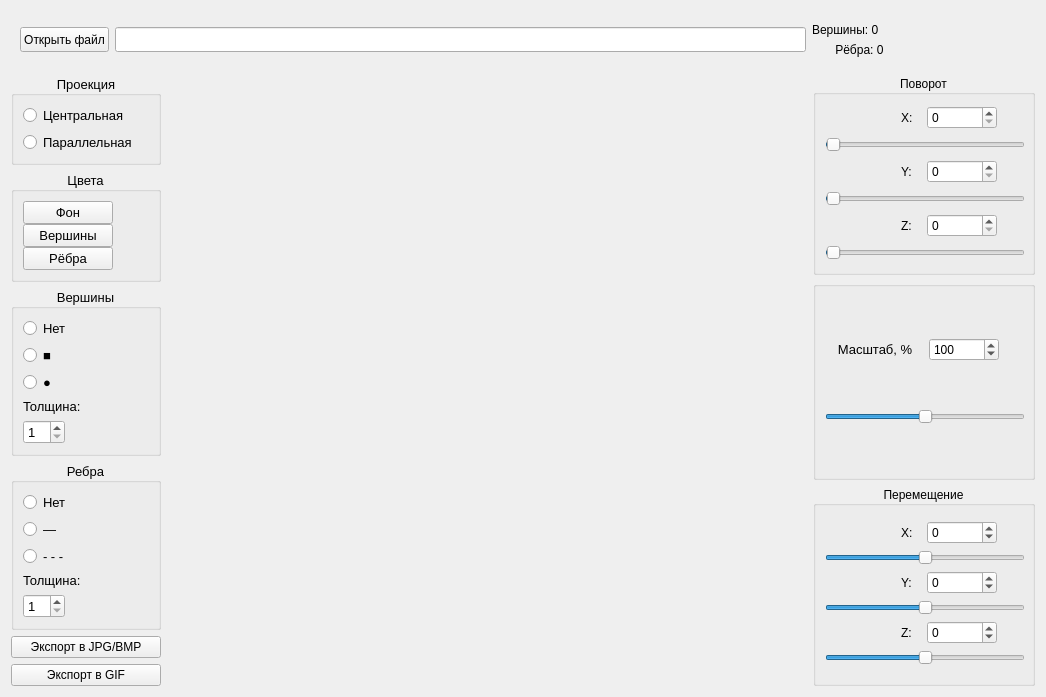
<?xml version="1.0" encoding="UTF-8"?>
<ui version="4.0">
 <class>Widget</class>
 <widget class="QWidget" name="Widget">
  <property name="geometry">
   <rect>
    <x>0</x>
    <y>0</y>
    <width>1046</width>
    <height>686</height>
   </rect>
  </property>
  <property name="mouseTracking">
   <bool>false</bool>
  </property>
  <property name="windowTitle">
   <string>S21_3D_Viewer</string>
  </property>
  <layout class="QGridLayout" name="gridLayout_2" columnminimumwidth="150,0,0">
   <property name="sizeConstraint">
    <enum>QLayout::SetMinAndMaxSize</enum>
   </property>
   <item row="3" column="1">
    <widget class="MyOglWidget" name="widget" native="true">
     <property name="minimumSize">
      <size>
       <width>640</width>
       <height>480</height>
      </size>
     </property>
     <property name="cursor">
      <cursorShape>OpenHandCursor</cursorShape>
     </property>
     <property name="mouseTracking">
      <bool>false</bool>
     </property>
    </widget>
   </item>
   <item row="0" column="0" colspan="3">
    <widget class="QFrame" name="gridLayout_3">
     <property name="sizePolicy">
      <sizepolicy hsizetype="Preferred" vsizetype="Fixed">
       <horstretch>0</horstretch>
       <verstretch>0</verstretch>
      </sizepolicy>
     </property>
     <property name="minimumSize">
      <size>
       <width>0</width>
       <height>42</height>
      </size>
     </property>
     <property name="maximumSize">
      <size>
       <width>16777215</width>
       <height>42</height>
      </size>
     </property>
     <layout class="QGridLayout" name="gridLayout">
      <property name="sizeConstraint">
       <enum>QLayout::SetMinAndMaxSize</enum>
      </property>
      <property name="rightMargin">
       <number>1</number>
      </property>
      <property name="verticalSpacing">
       <number>0</number>
      </property>
      <item row="0" column="0" rowspan="2">
       <widget class="QPushButton" name="Load_file">
        <property name="minimumSize">
         <size>
          <width>0</width>
          <height>25</height>
         </size>
        </property>
        <property name="maximumSize">
         <size>
          <width>16777215</width>
          <height>25</height>
         </size>
        </property>
        <property name="sizeIncrement">
         <size>
          <width>0</width>
          <height>0</height>
         </size>
        </property>
        <property name="text">
         <string>Открыть файл</string>
        </property>
       </widget>
      </item>
      <item row="0" column="1" rowspan="2">
       <widget class="QLineEdit" name="filePathEdit">
        <property name="minimumSize">
         <size>
          <width>0</width>
          <height>25</height>
         </size>
        </property>
        <property name="maximumSize">
         <size>
          <width>16777215</width>
          <height>25</height>
         </size>
        </property>
       </widget>
      </item>
      <item row="0" column="2">
       <widget class="QLabel" name="vertexes_count">
        <property name="minimumSize">
         <size>
          <width>222</width>
          <height>20</height>
         </size>
        </property>
        <property name="maximumSize">
         <size>
          <width>222</width>
          <height>20</height>
         </size>
        </property>
        <property name="text">
         <string>Вершины: 0</string>
        </property>
        <property name="alignment">
         <set>Qt::AlignLeading|Qt::AlignLeft|Qt::AlignVCenter</set>
        </property>
       </widget>
      </item>
      <item row="1" column="2">
       <widget class="QLabel" name="facets_count">
        <property name="minimumSize">
         <size>
          <width>222</width>
          <height>20</height>
         </size>
        </property>
        <property name="maximumSize">
         <size>
          <width>222</width>
          <height>20</height>
         </size>
        </property>
        <property name="text">
         <string>       Рёбра: 0</string>
        </property>
        <property name="alignment">
         <set>Qt::AlignLeading|Qt::AlignLeft|Qt::AlignVCenter</set>
        </property>
       </widget>
      </item>
     </layout>
    </widget>
   </item>
   <item row="3" column="2">
    <layout class="QVBoxLayout" name="verticalLayout_2">
     <property name="sizeConstraint">
      <enum>QLayout::SetMaximumSize</enum>
     </property>
     <item>
      <widget class="QGroupBox" name="Rotation_2">
       <property name="minimumSize">
        <size>
         <width>222</width>
         <height>0</height>
        </size>
       </property>
       <property name="maximumSize">
        <size>
         <width>222</width>
         <height>16777215</height>
        </size>
       </property>
       <property name="title">
        <string>Поворот</string>
       </property>
       <property name="alignment">
        <set>Qt::AlignCenter</set>
       </property>
       <layout class="QGridLayout" name="Rotation">
        <item row="6" column="0" colspan="2">
         <widget class="QSlider" name="rotation_slider_Y">
          <property name="sizePolicy">
           <sizepolicy hsizetype="Preferred" vsizetype="Fixed">
            <horstretch>0</horstretch>
            <verstretch>0</verstretch>
           </sizepolicy>
          </property>
          <property name="minimumSize">
           <size>
            <width>200</width>
            <height>0</height>
           </size>
          </property>
          <property name="maximumSize">
           <size>
            <width>200</width>
            <height>16777215</height>
           </size>
          </property>
          <property name="minimum">
           <number>-1</number>
          </property>
          <property name="maximum">
           <number>360</number>
          </property>
          <property name="orientation">
           <enum>Qt::Horizontal</enum>
          </property>
         </widget>
        </item>
        <item row="9" column="0" colspan="2">
         <widget class="QSlider" name="rotation_slider_Z">
          <property name="sizePolicy">
           <sizepolicy hsizetype="Preferred" vsizetype="Fixed">
            <horstretch>0</horstretch>
            <verstretch>0</verstretch>
           </sizepolicy>
          </property>
          <property name="minimumSize">
           <size>
            <width>200</width>
            <height>0</height>
           </size>
          </property>
          <property name="maximumSize">
           <size>
            <width>200</width>
            <height>16777215</height>
           </size>
          </property>
          <property name="minimum">
           <number>-1</number>
          </property>
          <property name="maximum">
           <number>360</number>
          </property>
          <property name="orientation">
           <enum>Qt::Horizontal</enum>
          </property>
         </widget>
        </item>
        <item row="1" column="1" alignment="Qt::AlignLeft">
         <widget class="QSpinBox" name="rotation_X">
          <property name="sizePolicy">
           <sizepolicy hsizetype="Minimum" vsizetype="Fixed">
            <horstretch>0</horstretch>
            <verstretch>0</verstretch>
           </sizepolicy>
          </property>
          <property name="minimumSize">
           <size>
            <width>70</width>
            <height>0</height>
           </size>
          </property>
          <property name="maximumSize">
           <size>
            <width>70</width>
            <height>16777215</height>
           </size>
          </property>
          <property name="maximum">
           <number>360</number>
          </property>
         </widget>
        </item>
        <item row="8" column="0" alignment="Qt::AlignRight">
         <widget class="QLabel" name="Z_r">
          <property name="minimumSize">
           <size>
            <width>20</width>
            <height>0</height>
           </size>
          </property>
          <property name="maximumSize">
           <size>
            <width>20</width>
            <height>16777215</height>
           </size>
          </property>
          <property name="text">
           <string>Z:</string>
          </property>
         </widget>
        </item>
        <item row="3" column="0" colspan="2">
         <widget class="QSlider" name="rotation_slider_X">
          <property name="sizePolicy">
           <sizepolicy hsizetype="Preferred" vsizetype="Fixed">
            <horstretch>0</horstretch>
            <verstretch>0</verstretch>
           </sizepolicy>
          </property>
          <property name="minimumSize">
           <size>
            <width>200</width>
            <height>0</height>
           </size>
          </property>
          <property name="maximumSize">
           <size>
            <width>200</width>
            <height>16777215</height>
           </size>
          </property>
          <property name="minimum">
           <number>-1</number>
          </property>
          <property name="maximum">
           <number>360</number>
          </property>
          <property name="orientation">
           <enum>Qt::Horizontal</enum>
          </property>
         </widget>
        </item>
        <item row="8" column="1" alignment="Qt::AlignLeft">
         <widget class="QSpinBox" name="rotation_Z">
          <property name="minimumSize">
           <size>
            <width>70</width>
            <height>0</height>
           </size>
          </property>
          <property name="maximumSize">
           <size>
            <width>70</width>
            <height>16777215</height>
           </size>
          </property>
          <property name="maximum">
           <number>360</number>
          </property>
         </widget>
        </item>
        <item row="5" column="0" alignment="Qt::AlignRight">
         <widget class="QLabel" name="Y_r">
          <property name="minimumSize">
           <size>
            <width>20</width>
            <height>0</height>
           </size>
          </property>
          <property name="maximumSize">
           <size>
            <width>20</width>
            <height>16777215</height>
           </size>
          </property>
          <property name="text">
           <string>Y:</string>
          </property>
         </widget>
        </item>
        <item row="1" column="0" alignment="Qt::AlignRight">
         <widget class="QLabel" name="X_r">
          <property name="minimumSize">
           <size>
            <width>20</width>
            <height>0</height>
           </size>
          </property>
          <property name="maximumSize">
           <size>
            <width>20</width>
            <height>16777215</height>
           </size>
          </property>
          <property name="text">
           <string>X:</string>
          </property>
         </widget>
        </item>
        <item row="5" column="1" alignment="Qt::AlignLeft">
         <widget class="QSpinBox" name="rotation_Y">
          <property name="minimumSize">
           <size>
            <width>70</width>
            <height>0</height>
           </size>
          </property>
          <property name="maximumSize">
           <size>
            <width>70</width>
            <height>16777215</height>
           </size>
          </property>
          <property name="maximum">
           <number>360</number>
          </property>
         </widget>
        </item>
       </layout>
      </widget>
     </item>
     <item>
      <widget class="QGroupBox" name="Scale_2">
       <property name="minimumSize">
        <size>
         <width>222</width>
         <height>0</height>
        </size>
       </property>
       <property name="maximumSize">
        <size>
         <width>222</width>
         <height>16777215</height>
        </size>
       </property>
       <layout class="QGridLayout" name="Scale">
        <item row="2" column="0" colspan="2">
         <widget class="QSlider" name="scale_slider">
          <property name="sizePolicy">
           <sizepolicy hsizetype="Preferred" vsizetype="Fixed">
            <horstretch>0</horstretch>
            <verstretch>0</verstretch>
           </sizepolicy>
          </property>
          <property name="minimumSize">
           <size>
            <width>200</width>
            <height>0</height>
           </size>
          </property>
          <property name="maximumSize">
           <size>
            <width>200</width>
            <height>16777215</height>
           </size>
          </property>
          <property name="minimum">
           <number>-100</number>
          </property>
          <property name="maximum">
           <number>100</number>
          </property>
          <property name="value">
           <number>0</number>
          </property>
          <property name="orientation">
           <enum>Qt::Horizontal</enum>
          </property>
         </widget>
        </item>
        <item row="0" column="0" alignment="Qt::AlignRight">
         <widget class="QLabel" name="scale_lbl">
          <property name="enabled">
           <bool>true</bool>
          </property>
          <property name="minimumSize">
           <size>
            <width>100</width>
            <height>0</height>
           </size>
          </property>
          <property name="maximumSize">
           <size>
            <width>100</width>
            <height>30</height>
           </size>
          </property>
          <property name="font">
           <font>
            <pointsize>10</pointsize>
           </font>
          </property>
          <property name="layoutDirection">
           <enum>Qt::LeftToRight</enum>
          </property>
          <property name="lineWidth">
           <number>1</number>
          </property>
          <property name="text">
           <string>Масштаб, %</string>
          </property>
          <property name="alignment">
           <set>Qt::AlignCenter</set>
          </property>
          <property name="margin">
           <number>2</number>
          </property>
         </widget>
        </item>
        <item row="0" column="1" alignment="Qt::AlignLeft">
         <widget class="QSpinBox" name="scale">
          <property name="minimumSize">
           <size>
            <width>70</width>
            <height>0</height>
           </size>
          </property>
          <property name="maximumSize">
           <size>
            <width>70</width>
            <height>16777215</height>
           </size>
          </property>
          <property name="minimum">
           <number>1</number>
          </property>
          <property name="maximum">
           <number>10000</number>
          </property>
          <property name="value">
           <number>100</number>
          </property>
         </widget>
        </item>
       </layout>
      </widget>
     </item>
     <item>
      <widget class="QGroupBox" name="Translation_2">
       <property name="minimumSize">
        <size>
         <width>222</width>
         <height>0</height>
        </size>
       </property>
       <property name="maximumSize">
        <size>
         <width>222</width>
         <height>16777215</height>
        </size>
       </property>
       <property name="title">
        <string>Перемещение</string>
       </property>
       <property name="alignment">
        <set>Qt::AlignCenter</set>
       </property>
       <layout class="QGridLayout" name="Translation">
        <property name="verticalSpacing">
         <number>0</number>
        </property>
        <item row="4" column="0" colspan="2">
         <widget class="QSlider" name="move_slider_Y">
          <property name="minimumSize">
           <size>
            <width>200</width>
            <height>0</height>
           </size>
          </property>
          <property name="maximumSize">
           <size>
            <width>200</width>
            <height>16777215</height>
           </size>
          </property>
          <property name="minimum">
           <number>-100</number>
          </property>
          <property name="maximum">
           <number>100</number>
          </property>
          <property name="orientation">
           <enum>Qt::Horizontal</enum>
          </property>
         </widget>
        </item>
        <item row="2" column="0" colspan="2">
         <widget class="QSlider" name="move_slider_X">
          <property name="minimumSize">
           <size>
            <width>200</width>
            <height>0</height>
           </size>
          </property>
          <property name="maximumSize">
           <size>
            <width>200</width>
            <height>16777215</height>
           </size>
          </property>
          <property name="minimum">
           <number>-100</number>
          </property>
          <property name="maximum">
           <number>100</number>
          </property>
          <property name="orientation">
           <enum>Qt::Horizontal</enum>
          </property>
         </widget>
        </item>
        <item row="6" column="0" colspan="2">
         <widget class="QSlider" name="move_slider_Z">
          <property name="minimumSize">
           <size>
            <width>200</width>
            <height>0</height>
           </size>
          </property>
          <property name="maximumSize">
           <size>
            <width>200</width>
            <height>16777215</height>
           </size>
          </property>
          <property name="minimum">
           <number>-100</number>
          </property>
          <property name="maximum">
           <number>100</number>
          </property>
          <property name="orientation">
           <enum>Qt::Horizontal</enum>
          </property>
         </widget>
        </item>
        <item row="3" column="0" alignment="Qt::AlignRight">
         <widget class="QLabel" name="Y_m">
          <property name="minimumSize">
           <size>
            <width>20</width>
            <height>0</height>
           </size>
          </property>
          <property name="maximumSize">
           <size>
            <width>20</width>
            <height>16777215</height>
           </size>
          </property>
          <property name="text">
           <string>Y:</string>
          </property>
         </widget>
        </item>
        <item row="3" column="1" alignment="Qt::AlignLeft">
         <widget class="QSpinBox" name="move_Y">
          <property name="minimumSize">
           <size>
            <width>70</width>
            <height>0</height>
           </size>
          </property>
          <property name="maximumSize">
           <size>
            <width>70</width>
            <height>16777215</height>
           </size>
          </property>
          <property name="sizeIncrement">
           <size>
            <width>0</width>
            <height>0</height>
           </size>
          </property>
          <property name="minimum">
           <number>-100</number>
          </property>
          <property name="maximum">
           <number>100</number>
          </property>
         </widget>
        </item>
        <item row="1" column="0" alignment="Qt::AlignRight">
         <widget class="QLabel" name="X_m">
          <property name="minimumSize">
           <size>
            <width>20</width>
            <height>0</height>
           </size>
          </property>
          <property name="maximumSize">
           <size>
            <width>20</width>
            <height>16777215</height>
           </size>
          </property>
          <property name="text">
           <string>X:</string>
          </property>
         </widget>
        </item>
        <item row="5" column="1" alignment="Qt::AlignLeft">
         <widget class="QSpinBox" name="move_Z">
          <property name="minimumSize">
           <size>
            <width>70</width>
            <height>0</height>
           </size>
          </property>
          <property name="maximumSize">
           <size>
            <width>70</width>
            <height>16777215</height>
           </size>
          </property>
          <property name="minimum">
           <number>-100</number>
          </property>
          <property name="maximum">
           <number>100</number>
          </property>
         </widget>
        </item>
        <item row="5" column="0" alignment="Qt::AlignRight">
         <widget class="QLabel" name="Z_m">
          <property name="minimumSize">
           <size>
            <width>20</width>
            <height>0</height>
           </size>
          </property>
          <property name="maximumSize">
           <size>
            <width>20</width>
            <height>16777215</height>
           </size>
          </property>
          <property name="text">
           <string>Z:</string>
          </property>
         </widget>
        </item>
        <item row="1" column="1" alignment="Qt::AlignLeft">
         <widget class="QSpinBox" name="move_X">
          <property name="minimumSize">
           <size>
            <width>70</width>
            <height>0</height>
           </size>
          </property>
          <property name="maximumSize">
           <size>
            <width>70</width>
            <height>16777215</height>
           </size>
          </property>
          <property name="minimum">
           <number>-100</number>
          </property>
          <property name="maximum">
           <number>100</number>
          </property>
         </widget>
        </item>
       </layout>
      </widget>
     </item>
    </layout>
   </item>
   <item row="3" column="0">
    <layout class="QVBoxLayout" name="verticalLayout">
     <property name="sizeConstraint">
      <enum>QLayout::SetMaximumSize</enum>
     </property>
     <item>
      <widget class="QGroupBox" name="Projection_2">
       <property name="minimumSize">
        <size>
         <width>150</width>
         <height>0</height>
        </size>
       </property>
       <property name="maximumSize">
        <size>
         <width>150</width>
         <height>16777215</height>
        </size>
       </property>
       <property name="font">
        <font>
         <pointsize>10</pointsize>
        </font>
       </property>
       <property name="title">
        <string>Проекция</string>
       </property>
       <property name="alignment">
        <set>Qt::AlignCenter</set>
       </property>
       <layout class="QVBoxLayout" name="Projection">
        <item>
         <widget class="QRadioButton" name="central_projection">
          <property name="minimumSize">
           <size>
            <width>130</width>
            <height>0</height>
           </size>
          </property>
          <property name="maximumSize">
           <size>
            <width>130</width>
            <height>16777215</height>
           </size>
          </property>
          <property name="text">
           <string>Центральная</string>
          </property>
         </widget>
        </item>
        <item>
         <widget class="QRadioButton" name="parallel_projection">
          <property name="minimumSize">
           <size>
            <width>130</width>
            <height>0</height>
           </size>
          </property>
          <property name="maximumSize">
           <size>
            <width>130</width>
            <height>16777215</height>
           </size>
          </property>
          <property name="text">
           <string>Параллельная</string>
          </property>
         </widget>
        </item>
       </layout>
      </widget>
     </item>
     <item alignment="Qt::AlignVCenter">
      <widget class="QGroupBox" name="formLayout_2">
       <property name="sizePolicy">
        <sizepolicy hsizetype="Fixed" vsizetype="Fixed">
         <horstretch>0</horstretch>
         <verstretch>0</verstretch>
        </sizepolicy>
       </property>
       <property name="minimumSize">
        <size>
         <width>150</width>
         <height>0</height>
        </size>
       </property>
       <property name="maximumSize">
        <size>
         <width>150</width>
         <height>16777215</height>
        </size>
       </property>
       <property name="font">
        <font>
         <pointsize>10</pointsize>
        </font>
       </property>
       <property name="title">
        <string>Цвета</string>
       </property>
       <property name="alignment">
        <set>Qt::AlignCenter</set>
       </property>
       <layout class="QFormLayout" name="formLayout">
        <property name="horizontalSpacing">
         <number>3</number>
        </property>
        <property name="verticalSpacing">
         <number>0</number>
        </property>
        <item row="0" column="0">
         <layout class="QVBoxLayout" name="ColorButton">
          <property name="spacing">
           <number>0</number>
          </property>
          <property name="sizeConstraint">
           <enum>QLayout::SetFixedSize</enum>
          </property>
          <property name="rightMargin">
           <number>0</number>
          </property>
          <item alignment="Qt::AlignLeft|Qt::AlignVCenter">
           <widget class="QPushButton" name="bkg_color_but">
            <property name="sizePolicy">
             <sizepolicy hsizetype="Fixed" vsizetype="Fixed">
              <horstretch>0</horstretch>
              <verstretch>0</verstretch>
             </sizepolicy>
            </property>
            <property name="minimumSize">
             <size>
              <width>90</width>
              <height>0</height>
             </size>
            </property>
            <property name="maximumSize">
             <size>
              <width>90</width>
              <height>16777215</height>
             </size>
            </property>
            <property name="text">
             <string>Фон</string>
            </property>
            <property name="icon">
             <iconset theme="QIcon::ThemeIcon::VideoDisplay"/>
            </property>
           </widget>
          </item>
          <item alignment="Qt::AlignLeft|Qt::AlignVCenter">
           <widget class="QPushButton" name="vertex_color_but">
            <property name="sizePolicy">
             <sizepolicy hsizetype="Fixed" vsizetype="Fixed">
              <horstretch>0</horstretch>
              <verstretch>0</verstretch>
             </sizepolicy>
            </property>
            <property name="minimumSize">
             <size>
              <width>90</width>
              <height>0</height>
             </size>
            </property>
            <property name="maximumSize">
             <size>
              <width>90</width>
              <height>16777215</height>
             </size>
            </property>
            <property name="text">
             <string>Вершины</string>
            </property>
            <property name="icon">
             <iconset theme="QIcon::ThemeIcon::VideoDisplay"/>
            </property>
           </widget>
          </item>
          <item alignment="Qt::AlignLeft|Qt::AlignVCenter">
           <widget class="QPushButton" name="facet_color_but">
            <property name="sizePolicy">
             <sizepolicy hsizetype="Fixed" vsizetype="Fixed">
              <horstretch>0</horstretch>
              <verstretch>0</verstretch>
             </sizepolicy>
            </property>
            <property name="minimumSize">
             <size>
              <width>90</width>
              <height>0</height>
             </size>
            </property>
            <property name="maximumSize">
             <size>
              <width>90</width>
              <height>16777215</height>
             </size>
            </property>
            <property name="font">
             <font>
              <pointsize>10</pointsize>
              <bold>false</bold>
             </font>
            </property>
            <property name="autoFillBackground">
             <bool>false</bool>
            </property>
            <property name="text">
             <string>Рёбра</string>
            </property>
            <property name="icon">
             <iconset theme="QIcon::ThemeIcon::VideoDisplay"/>
            </property>
           </widget>
          </item>
         </layout>
        </item>
        <item row="0" column="1">
         <layout class="QVBoxLayout" name="Colors">
          <property name="spacing">
           <number>0</number>
          </property>
          <property name="sizeConstraint">
           <enum>QLayout::SetFixedSize</enum>
          </property>
          <property name="leftMargin">
           <number>0</number>
          </property>
          <item alignment="Qt::AlignRight|Qt::AlignVCenter">
           <widget class="QLabel" name="bkg_color">
            <property name="sizePolicy">
             <sizepolicy hsizetype="Fixed" vsizetype="Fixed">
              <horstretch>0</horstretch>
              <verstretch>0</verstretch>
             </sizepolicy>
            </property>
            <property name="minimumSize">
             <size>
              <width>37</width>
              <height>0</height>
             </size>
            </property>
            <property name="maximumSize">
             <size>
              <width>37</width>
              <height>16777215</height>
             </size>
            </property>
            <property name="lineWidth">
             <number>0</number>
            </property>
            <property name="text">
             <string/>
            </property>
           </widget>
          </item>
          <item alignment="Qt::AlignRight">
           <widget class="QLabel" name="vertex_color">
            <property name="sizePolicy">
             <sizepolicy hsizetype="Fixed" vsizetype="Fixed">
              <horstretch>0</horstretch>
              <verstretch>0</verstretch>
             </sizepolicy>
            </property>
            <property name="minimumSize">
             <size>
              <width>37</width>
              <height>0</height>
             </size>
            </property>
            <property name="maximumSize">
             <size>
              <width>37</width>
              <height>16777215</height>
             </size>
            </property>
            <property name="lineWidth">
             <number>0</number>
            </property>
            <property name="text">
             <string/>
            </property>
           </widget>
          </item>
          <item alignment="Qt::AlignRight|Qt::AlignVCenter">
           <widget class="QLabel" name="facet_color">
            <property name="sizePolicy">
             <sizepolicy hsizetype="Fixed" vsizetype="Fixed">
              <horstretch>0</horstretch>
              <verstretch>0</verstretch>
             </sizepolicy>
            </property>
            <property name="minimumSize">
             <size>
              <width>37</width>
              <height>0</height>
             </size>
            </property>
            <property name="maximumSize">
             <size>
              <width>37</width>
              <height>16777215</height>
             </size>
            </property>
            <property name="lineWidth">
             <number>0</number>
            </property>
            <property name="text">
             <string/>
            </property>
           </widget>
          </item>
         </layout>
        </item>
       </layout>
      </widget>
     </item>
     <item>
      <widget class="QGroupBox" name="Vertex_properties_2">
       <property name="minimumSize">
        <size>
         <width>150</width>
         <height>0</height>
        </size>
       </property>
       <property name="maximumSize">
        <size>
         <width>150</width>
         <height>16777215</height>
        </size>
       </property>
       <property name="font">
        <font>
         <pointsize>10</pointsize>
        </font>
       </property>
       <property name="title">
        <string>Вершины</string>
       </property>
       <property name="alignment">
        <set>Qt::AlignCenter</set>
       </property>
       <layout class="QVBoxLayout" name="Vertex_properties">
        <item>
         <widget class="QRadioButton" name="no_vertexes">
          <property name="minimumSize">
           <size>
            <width>60</width>
            <height>0</height>
           </size>
          </property>
          <property name="maximumSize">
           <size>
            <width>60</width>
            <height>16777215</height>
           </size>
          </property>
          <property name="text">
           <string>Нет</string>
          </property>
         </widget>
        </item>
        <item>
         <widget class="QRadioButton" name="square_vertexes">
          <property name="minimumSize">
           <size>
            <width>60</width>
            <height>0</height>
           </size>
          </property>
          <property name="maximumSize">
           <size>
            <width>60</width>
            <height>16777215</height>
           </size>
          </property>
          <property name="text">
           <string>■</string>
          </property>
         </widget>
        </item>
        <item>
         <widget class="QRadioButton" name="circle_vertexes">
          <property name="minimumSize">
           <size>
            <width>60</width>
            <height>0</height>
           </size>
          </property>
          <property name="maximumSize">
           <size>
            <width>60</width>
            <height>16777215</height>
           </size>
          </property>
          <property name="text">
           <string>●</string>
          </property>
         </widget>
        </item>
        <item>
         <widget class="QLabel" name="size_2">
          <property name="text">
           <string>Толщина:</string>
          </property>
         </widget>
        </item>
        <item alignment="Qt::AlignLeft">
         <widget class="QSpinBox" name="vertex_size">
          <property name="enabled">
           <bool>true</bool>
          </property>
          <property name="minimum">
           <number>1</number>
          </property>
          <property name="maximum">
           <number>10</number>
          </property>
         </widget>
        </item>
       </layout>
      </widget>
     </item>
     <item>
      <widget class="QGroupBox" name="Properties_of_faces_2">
       <property name="minimumSize">
        <size>
         <width>150</width>
         <height>0</height>
        </size>
       </property>
       <property name="maximumSize">
        <size>
         <width>150</width>
         <height>16777215</height>
        </size>
       </property>
       <property name="font">
        <font>
         <pointsize>10</pointsize>
        </font>
       </property>
       <property name="title">
        <string>Ребра</string>
       </property>
       <property name="alignment">
        <set>Qt::AlignCenter</set>
       </property>
       <layout class="QVBoxLayout" name="Properties_of_faces">
        <item alignment="Qt::AlignLeft">
         <widget class="QRadioButton" name="no_facets">
          <property name="minimumSize">
           <size>
            <width>60</width>
            <height>0</height>
           </size>
          </property>
          <property name="maximumSize">
           <size>
            <width>60</width>
            <height>16777215</height>
           </size>
          </property>
          <property name="text">
           <string>Нет</string>
          </property>
         </widget>
        </item>
        <item alignment="Qt::AlignLeft">
         <widget class="QRadioButton" name="flat_facets">
          <property name="minimumSize">
           <size>
            <width>60</width>
            <height>0</height>
           </size>
          </property>
          <property name="maximumSize">
           <size>
            <width>60</width>
            <height>16777215</height>
           </size>
          </property>
          <property name="text">
           <string>— </string>
          </property>
         </widget>
        </item>
        <item alignment="Qt::AlignLeft">
         <widget class="QRadioButton" name="strip_facets">
          <property name="minimumSize">
           <size>
            <width>60</width>
            <height>0</height>
           </size>
          </property>
          <property name="maximumSize">
           <size>
            <width>60</width>
            <height>16777215</height>
           </size>
          </property>
          <property name="text">
           <string>- - -</string>
          </property>
         </widget>
        </item>
        <item>
         <widget class="QLabel" name="size">
          <property name="text">
           <string>Толщина:</string>
          </property>
         </widget>
        </item>
        <item alignment="Qt::AlignLeft">
         <widget class="QSpinBox" name="facet_size">
          <property name="minimum">
           <number>1</number>
          </property>
          <property name="maximum">
           <number>10</number>
          </property>
         </widget>
        </item>
       </layout>
      </widget>
     </item>
     <item>
      <widget class="QPushButton" name="save_image">
       <property name="minimumSize">
        <size>
         <width>150</width>
         <height>0</height>
        </size>
       </property>
       <property name="maximumSize">
        <size>
         <width>150</width>
         <height>16777215</height>
        </size>
       </property>
       <property name="text">
        <string>Экспорт в JPG/BMP</string>
       </property>
      </widget>
     </item>
     <item>
      <widget class="QPushButton" name="save_gif">
       <property name="minimumSize">
        <size>
         <width>150</width>
         <height>0</height>
        </size>
       </property>
       <property name="maximumSize">
        <size>
         <width>150</width>
         <height>16777215</height>
        </size>
       </property>
       <property name="text">
        <string>Экспорт в GIF</string>
       </property>
      </widget>
     </item>
    </layout>
   </item>
  </layout>
 </widget>
 <customwidgets>
  <customwidget>
   <class>MyOglWidget</class>
   <extends>QWidget</extends>
   <header location="global">myoglwidget.h</header>
   <container>1</container>
   <slots>
    <signal>mousePress(QMouseEvent*)</signal>
    <signal>mouseMove(QMouseEvent*)</signal>
   </slots>
  </customwidget>
 </customwidgets>
 <resources/>
 <connections>
  <connection>
   <sender>widget</sender>
   <signal>mousePress(QMouseEvent*)</signal>
   <receiver>Widget</receiver>
   <slot>slotMousePress(QMouseEvent*)</slot>
   <hints>
    <hint type="sourcelabel">
     <x>294</x>
     <y>249</y>
    </hint>
    <hint type="destinationlabel">
     <x>399</x>
     <y>299</y>
    </hint>
   </hints>
  </connection>
  <connection>
   <sender>widget</sender>
   <signal>mouseMove(QMouseEvent*)</signal>
   <receiver>Widget</receiver>
   <slot>slotMouseMove(QMouseEvent*)</slot>
   <hints>
    <hint type="sourcelabel">
     <x>294</x>
     <y>249</y>
    </hint>
    <hint type="destinationlabel">
     <x>399</x>
     <y>299</y>
    </hint>
   </hints>
  </connection>
 </connections>
 <slots>
  <slot>slotMouseMove(QMouseEvent*)</slot>
  <slot>slotMousePress(QMouseEvent*)</slot>
 </slots>
</ui>
